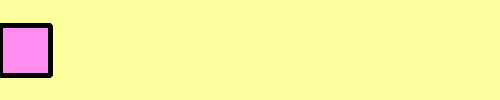
Frame 1 (no input)
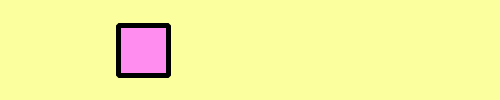
Frame 60 (the mouse pressed at the canvas centre just before this capture)
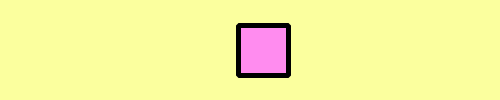
Frame 120 (the mouse held since frame 60 and released just before this capture)

The Processing sketch that drew these frames (run headless with seeded random() and noise(); from frame 60 on, the mouse is pressed at the canvas centre):

// Processing sketch: s04e01laura
// ── s04e01laura.pde
//UDD - exprecion digital 2
//s04e01laura
//pelota que se mueve
int co1;
int co2;
int co3;
float s1; //tamaño - sobró un espacio
float s2;//segunda cordenada de tamaño
float x1;//cordenada en x
float y1;//cordenada de y

void setup() {
  size(500, 100);
  co1 = color (255, 140, 239);//rosado
  co2 = color (255, 255, 255);//blanco
  co3 = color (251, 255, 158);//amarillo
  s1 = 50;
  s2 = 50;
  x1 = 0;
  y1 = height/2 - s2/2;
}

void draw() {
  //el comentario acá debe describir que testea el if si x1 es mayor o igual a
  if (x1 <= 250) {
    background(co3);//color amarillo
   fill(co1);  // rectangulo rosado //fill no está alineado con el resto de las funciones dentro del IF
    strokeWeight(5);
    strokeJoin(BEVEL);
    rect(x1, y1, s1, s2);//cordenadas y tamaño
    //el comentario acá debe describir que testea el if si x1 es mayor o igual a
  } else if (x1>=250) { //faltaron dos espacio
    background(co1);//fondo rosado
    fill(co2);  // rectangulo amarillo NO, es blanco
    rect(x1, y1, s1, s2);
  }
  if (x1 == width ) { //sobró un espacio
    x1 = 0;
  }
  x1+=2; //faltaron dos espacios
}

/*
errores
0 run
0 programa
1 sintaxis: diferencia entre el comentario y lo escrito, linea 34
0 código:
0 comentario:
0 variables:
7 ortografía: espacios entre argumentos
0 notación:
1 github: mensaje con falta de ortografia, dice solor, qué es solor?
*/
